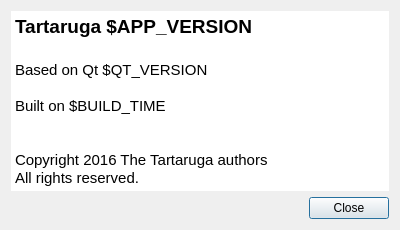
<?xml version="1.0" encoding="UTF-8"?>
<ui version="4.0">
 <class>HelpDialog</class>
 <widget class="QDialog" name="HelpDialog">
  <property name="geometry">
   <rect>
    <x>0</x>
    <y>0</y>
    <width>400</width>
    <height>230</height>
   </rect>
  </property>
  <property name="windowTitle">
   <string>About Tartaruga</string>
  </property>
  <layout class="QVBoxLayout" name="verticalLayout">
   <item>
    <widget class="QTextEdit" name="descriptionTextEdit">
     <property name="enabled">
      <bool>true</bool>
     </property>
     <property name="autoFillBackground">
      <bool>false</bool>
     </property>
     <property name="frameShape">
      <enum>QFrame::NoFrame</enum>
     </property>
     <property name="frameShadow">
      <enum>QFrame::Plain</enum>
     </property>
     <property name="lineWidth">
      <number>0</number>
     </property>
     <property name="verticalScrollBarPolicy">
      <enum>Qt::ScrollBarAlwaysOff</enum>
     </property>
     <property name="horizontalScrollBarPolicy">
      <enum>Qt::ScrollBarAlwaysOff</enum>
     </property>
     <property name="sizeAdjustPolicy">
      <enum>QAbstractScrollArea::AdjustToContents</enum>
     </property>
     <property name="lineWrapMode">
      <enum>QTextEdit::NoWrap</enum>
     </property>
     <property name="readOnly">
      <bool>true</bool>
     </property>
     <property name="html">
      <string>&lt;!DOCTYPE HTML PUBLIC &quot;-//W3C//DTD HTML 4.0//EN&quot; &quot;http://www.w3.org/TR/REC-html40/strict.dtd&quot;&gt;
&lt;html&gt;&lt;head&gt;&lt;meta name=&quot;qrichtext&quot; content=&quot;1&quot; /&gt;&lt;style type=&quot;text/css&quot;&gt;
p, li { white-space: pre-wrap; }
&lt;/style&gt;&lt;/head&gt;&lt;body style=&quot; font-family:'Ubuntu'; font-size:11pt; font-weight:400; font-style:normal;&quot;&gt;
&lt;p style=&quot; margin-top:0px; margin-bottom:0px; margin-left:0px; margin-right:0px; -qt-block-indent:0; text-indent:0px;&quot;&gt;&lt;span style=&quot; font-size:14pt; font-weight:600;&quot;&gt;Tartaruga $APP_VERSION&lt;/span&gt;&lt;/p&gt;
&lt;p style=&quot;-qt-paragraph-type:empty; margin-top:0px; margin-bottom:0px; margin-left:0px; margin-right:0px; -qt-block-indent:0; text-indent:0px; font-size:14pt; font-weight:600;&quot;&gt;&lt;br /&gt;&lt;/p&gt;
&lt;p style=&quot; margin-top:0px; margin-bottom:0px; margin-left:0px; margin-right:0px; -qt-block-indent:0; text-indent:0px;&quot;&gt;Based on Qt $QT_VERSION&lt;/p&gt;
&lt;p style=&quot;-qt-paragraph-type:empty; margin-top:0px; margin-bottom:0px; margin-left:0px; margin-right:0px; -qt-block-indent:0; text-indent:0px;&quot;&gt;&lt;br /&gt;&lt;/p&gt;
&lt;p style=&quot; margin-top:0px; margin-bottom:0px; margin-left:0px; margin-right:0px; -qt-block-indent:0; text-indent:0px;&quot;&gt;Built on $BUILD_TIME&lt;/p&gt;
&lt;p style=&quot;-qt-paragraph-type:empty; margin-top:0px; margin-bottom:0px; margin-left:0px; margin-right:0px; -qt-block-indent:0; text-indent:0px;&quot;&gt;&lt;br /&gt;&lt;/p&gt;
&lt;p style=&quot;-qt-paragraph-type:empty; margin-top:0px; margin-bottom:0px; margin-left:0px; margin-right:0px; -qt-block-indent:0; text-indent:0px;&quot;&gt;&lt;br /&gt;&lt;/p&gt;
&lt;p style=&quot; margin-top:0px; margin-bottom:0px; margin-left:0px; margin-right:0px; -qt-block-indent:0; text-indent:0px;&quot;&gt;Copyright 2016 The Tartaruga authors&lt;/p&gt;
&lt;p style=&quot; margin-top:0px; margin-bottom:0px; margin-left:0px; margin-right:0px; -qt-block-indent:0; text-indent:0px;&quot;&gt;All rights reserved.&lt;/p&gt;&lt;/body&gt;&lt;/html&gt;</string>
     </property>
     <property name="textInteractionFlags">
      <set>Qt::TextSelectableByMouse</set>
     </property>
    </widget>
   </item>
   <item>
    <widget class="QDialogButtonBox" name="buttonBox">
     <property name="orientation">
      <enum>Qt::Horizontal</enum>
     </property>
     <property name="standardButtons">
      <set>QDialogButtonBox::Close</set>
     </property>
    </widget>
   </item>
  </layout>
 </widget>
 <resources/>
 <connections>
  <connection>
   <sender>buttonBox</sender>
   <signal>accepted()</signal>
   <receiver>HelpDialog</receiver>
   <slot>accept()</slot>
   <hints>
    <hint type="sourcelabel">
     <x>248</x>
     <y>254</y>
    </hint>
    <hint type="destinationlabel">
     <x>157</x>
     <y>274</y>
    </hint>
   </hints>
  </connection>
  <connection>
   <sender>buttonBox</sender>
   <signal>rejected()</signal>
   <receiver>HelpDialog</receiver>
   <slot>reject()</slot>
   <hints>
    <hint type="sourcelabel">
     <x>316</x>
     <y>260</y>
    </hint>
    <hint type="destinationlabel">
     <x>286</x>
     <y>274</y>
    </hint>
   </hints>
  </connection>
 </connections>
</ui>
